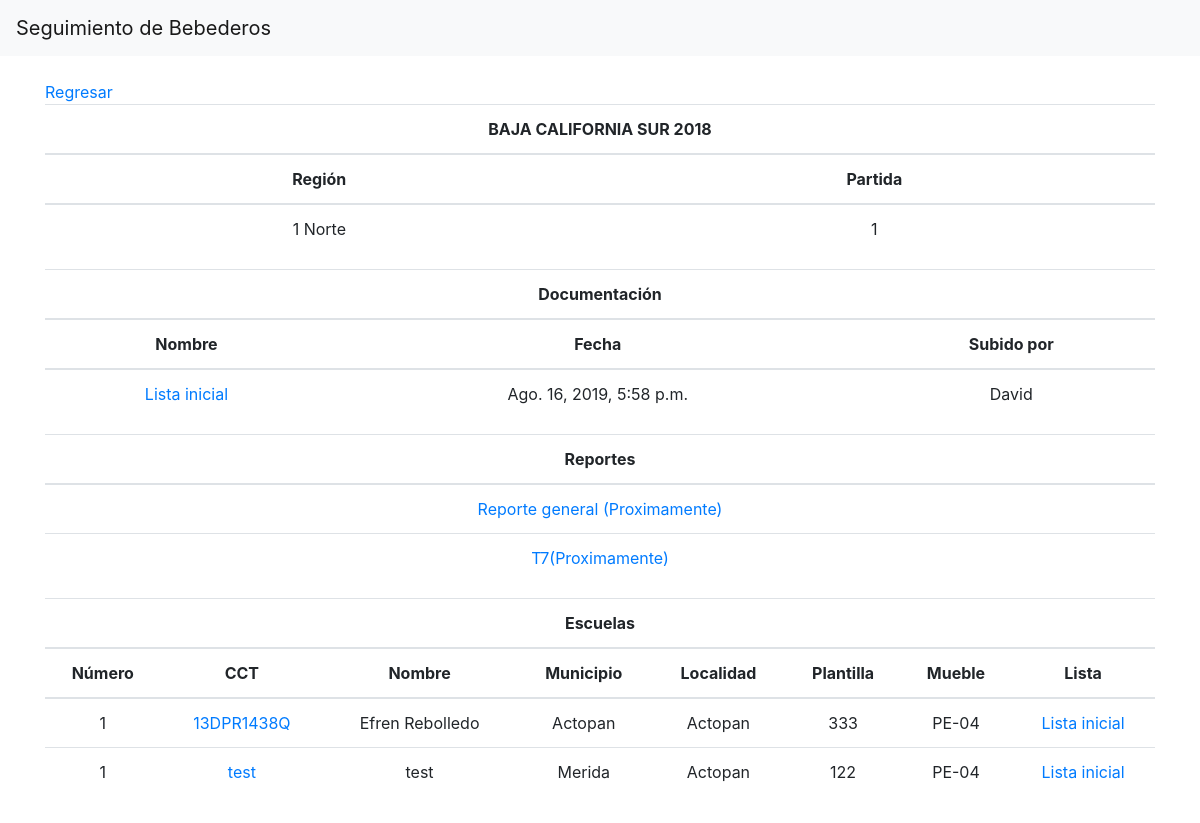
/entidad-convocatoria/baja-california-sur-2018/, run on an earlier commit of the app's database.
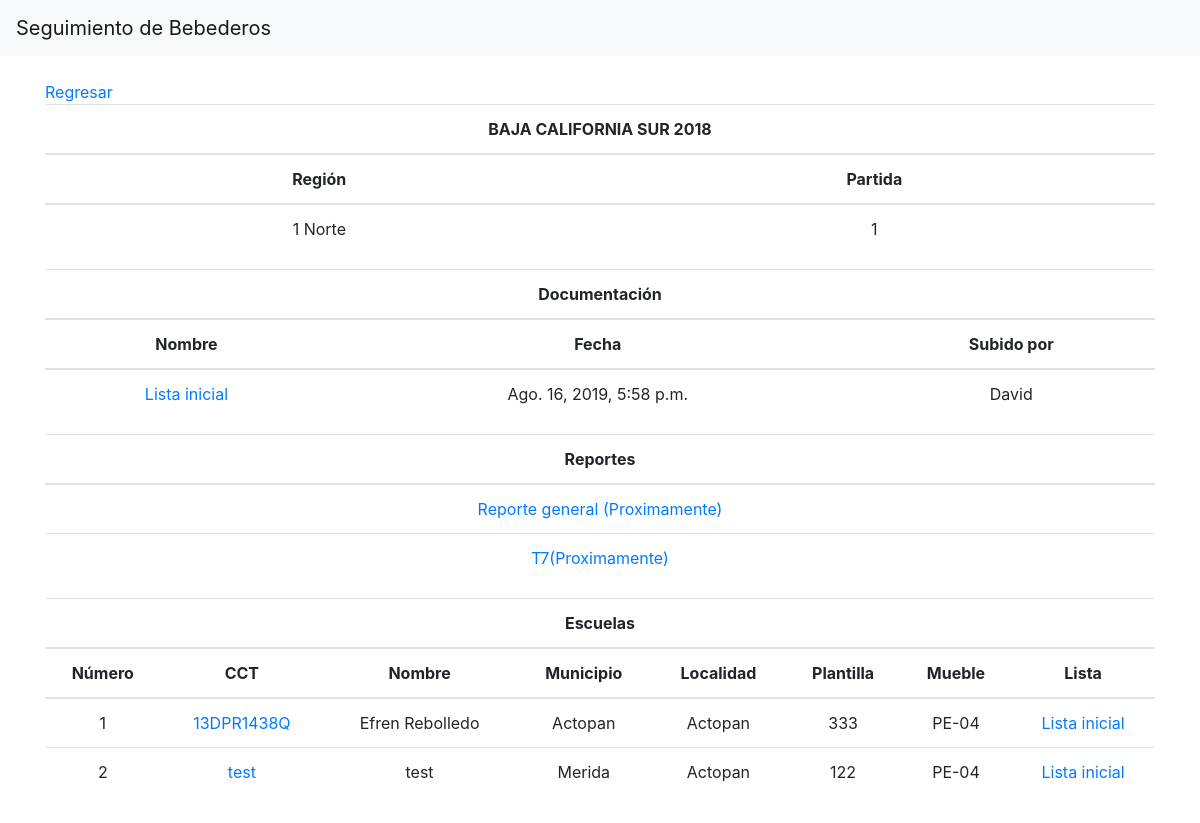
And on a later commit of the database.
### escuelas/models.py (models this page shows, shortened)
class Escuela(models.Model):
	entidad_convocatoria = models.ForeignKey(EntidadConvocatoria, on_delete=models.CASCADE)
	numero = models.IntegerField()
	cct = models.CharField(max_length=10)
	nombre = models.TextField()
	nivel_educativo = models.CharField(max_length=20, choices=nivel_choices)
	turno = models.CharField(max_length=20, default="Matutino", choices=turno_choices)
	plantilla_escolar = models.IntegerField()
	municipio = models.CharField(max_length=50)
	domicilio = models.TextField()
	localidad = models.CharField(max_length=50)
	director = models.CharField(max_length=50, blank=True, null=True)
	telefono = models.CharField(max_length=10, blank=True, null=True)
	esta_sustituida = models.BooleanField(default=False)
	es_sustitucion = models.BooleanField(default=False)
	lista = models.ForeignKey(Oficio, on_delete=models.CASCADE)
	slug = models.SlugField(max_length=50, blank=True, unique=True)

class Oficio(models.Model):
	nombre = models.TextField()
	archivo = models.FileField(upload_to='mantenimientos/%Y/%m/%d/')
	entidad_convocatoria = models.ForeignKey(EntidadConvocatoria, on_delete=models.CASCADE, null=True, blank=True, )
	fecha = models.DateTimeField(default=timezone.now)
	autor = models.CharField(max_length=50)

### bebederos/models.py (models this page shows, shortened)
class SistemaBebedero(models.Model):
	escuela = models.OneToOneField(Escuela, on_delete=models.CASCADE, related_name="escuela_sistemabebedero")
	mueble = models.ForeignKey(Mueble, on_delete=models.CASCADE)
	sistema_potabilizador = models.ForeignKey(SistemaPotabilizador, on_delete=models.CASCADE, blank=True, null=True)
	num_serie_mueble = models.CharField(max_length=20, null=True, blank=True)
	no_trazabilidad = models.TextField(null=True, blank=True)
	esta_en_campo = models.BooleanField(default=False)
	slug = models.SlugField(max_length=50, blank=True, null=True)

class Mueble(models.Model):
	modelo = models.CharField(max_length=20, null=True, blank=True)
	nivel_educativo = models.CharField(max_length=20, choices=nivel_choices)
	rango = models.CharField(max_length=10, choices=rango_choices)

### escuelas/views.py (the view)
# urls.py: path('entidad-convocatoria/<slug:slug>/', EntidadConvocatoriaDetailView.as_view(), name='entidad-convocatoria-detail'),
class EntidadConvocatoriaDetailView(DetailView):
	model = EntidadConvocatoria
	def get_context_data(self, **kwargs):
		context = super(EntidadConvocatoriaDetailView, self).get_context_data(**kwargs)
		entidad_convocatoria = EntidadConvocatoria.objects.get(slug=self.object.slug)
		context['escuelas'] = Escuela.objects.filter(entidad_convocatoria=entidad_convocatoria)
		context['oficios'] = Oficio.objects.filter(entidad_convocatoria=entidad_convocatoria)
		return context

### escuelas/models.py (called while the page is built)
	def __str__(self):
		return '{} {}'.format(self.numero, self.nombre)

	def __str__(self):
		return '{}'.format(self.año)

	def __str__(self):
		return '{}'.format(self.nombre)

	def __str__(self):
		return '{} {}'.format(self.entidad, self.convocatoria)

### escuelas/templates/escuelas/entidadconvocatoria_detail.html (shortened to what this page needs)
{% extends 'base.html'%}
{%block content%}
	<a href="{%url 'escuelas:entidad-detail' object.entidad.slug%}">Regresar</a>
	<div class="table-responsive text-center">
		<table class="table">
			<thead>
				<th colspan="2">{{object}}</th>
			</thead>
			<thead>
				<th>Región</th>
				<th>Partida</th>
			</thead>
			<tbody>
				<tr>
					<td>{{object.entidad.region}}</td>
					<td>{{object.entidad.partida}}</td>
				</tr>
			</tbody>
		</table>
	</div>
	<div class="table-responsive text-center">
		<table class="table">
			<thead>
				<th colspan="8">Documentación</th>
			</thead>
			<thead>
				<th>Nombre</th>
				<th>Fecha</th>
				<th>Subido por</th>
			</thead>
			<tbody>
	{%for oficio in oficios%}
				<tr>
					<td><a href="{{oficio.archivo.url}}">{{oficio.nombre}}</a></td>
					<td>{{oficio.fecha}}</td>
					<td>{{oficio.autor}}</td>
				</tr>
	{%empty%}
				<tr>
					<td colspan="8">Lista de escuelas vacia</td>
				</tr>
	{%endfor%}
			</tbody>
		</table>
	</div>
	<div class="table-responsive text-center">
		<table class="table">
			<thead>
				<th colspan="2">Reportes</th>
			</thead>
			<tbody>
				<tr>
					<td>
						<a href="">Reporte general (Proximamente)</a>
					</td>
					<td>
						<a href="">T7(Proximamente)</a>
					</td>
				</tr>
			</tbody>
		</table>
	</div>
	<div class="table-responsive text-center">
		<table class="table">
			<thead>
				<th colspan="8">Escuelas</th>
			</thead>
			<thead>
				<th>Número</th>
				<th>CCT</th>
				<th>Nombre</th>
				<th>Municipio</th>
				<th>Localidad</th>
				<th>Plantilla</th>
				<th>Mueble</th>
				<th>Lista</th>
			</thead>
			<tbody>
	{%for escuela in escuelas%}
				<tr>
					<td>{{escuela.numero}}</td>
					<td><a href="{%url 'escuelas:escuela-detail' escuela.slug%}">{{escuela.cct}}</a></td>
					<td>{{escuela.nombre}}</td>
					<td>{{escuela.municipio}}</td>
					<td>{{escuela.localidad}}</td>
					<td>{{escuela.plantilla_escolar}}</td>
					<td>{{escuela.escuela_sistemabebedero.mueble.modelo}}
					</td>
					<td><a href="{{escuela.lista.archivo.url}}">{{escuela.lista.nombre}} </a> {{escuela.lista.url}}
					</td>
				</tr>
	{%empty%}
				<tr>
					<td colspan="8">Lista de escuelas vacia</td>
				</tr>
	{%endfor%}
			</tbody>
		</table>
	</div>
{%endblock content%}

What changed in the data, as far as the page shows it:
changed Escuela "test": numero "1" → "2"
